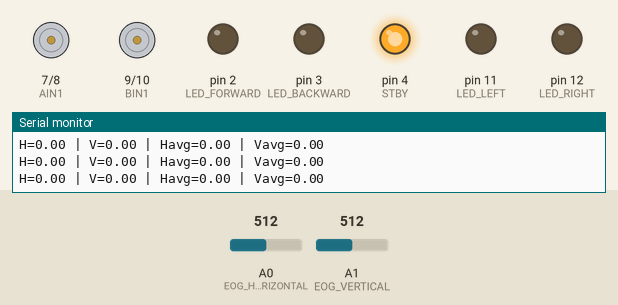
Simulated run of this sketch. Board: Arduino Uno, built with avr-gcc and run on an emulated ATmega328P. Parts: motor-driver pin pairs drawn as motors (green arrow = first pin HIGH = forward, orange = second pin HIGH = backward, longer = more drive, scaled by the enable pin, stopped while the standby pin is LOW), output pins drawn as LEDs (lit = HIGH), the last lines printed to the serial monitor. The test bench sets the inputs (shaded band); at power-on: A0 (EOG_HORIZONTAL) = 512, A1 (EOG_VERTICAL) = 512.

Above: at 3.7 s.
3.8 s: A0 (EOG_HORIZONTAL) set to 533
At 5.0 s:
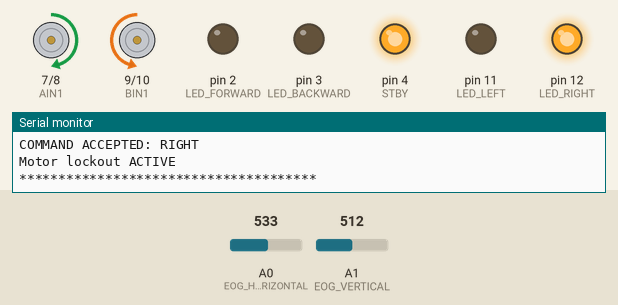
5.3 s: A1 (EOG_VERTICAL) set to 716
At 8.0 s:
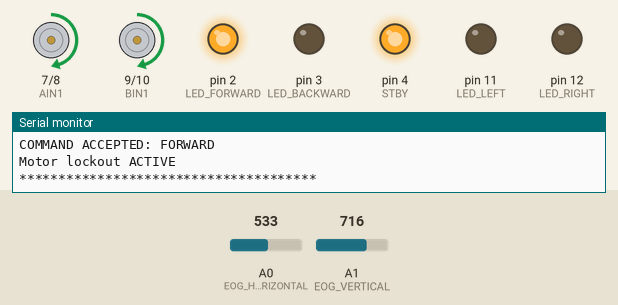
8.3 s: A0 (EOG_HORIZONTAL) set to 306
At 11.1 s:
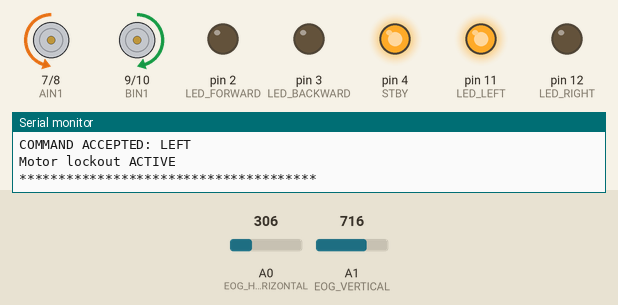
11.3 s: A1 (EOG_VERTICAL) set to 122
At 14.2 s:
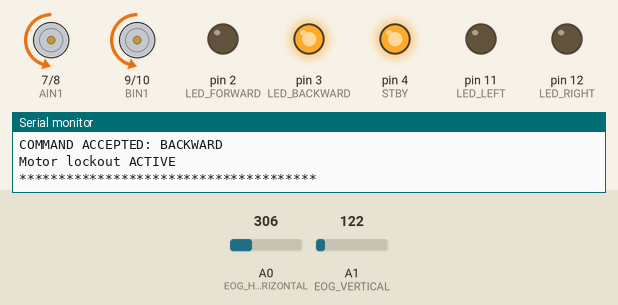
14.3 s: A1 (EOG_VERTICAL) set to 511
At 18.0 s:
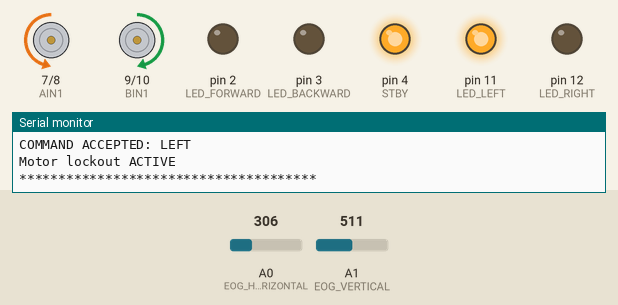
Timing chart, 0 to 18.3 s (numbered marks = the images above; inputs shaded):
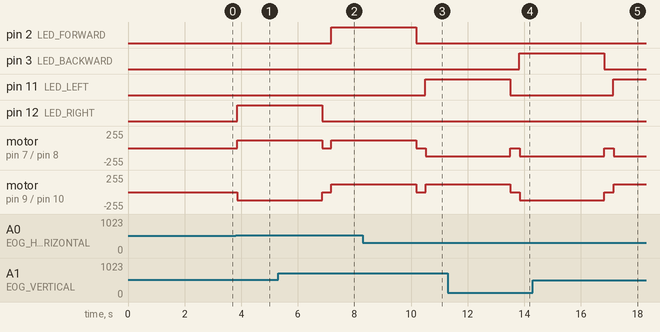

The sketch:

EOG_Wheelchair_Controller_Reconstructed.ino
```cpp
/*
  ================================================================
  EOG-BASED WHEELCHAIR CONTROL - ARDUINO UNO
  ================================================================

  Reconstructed implementation based on the supplied project PDF.

  Documented methodology implemented:
    1. Horizontal EOG -> A0
    2. Vertical EOG   -> A1
    3. Adaptive baseline using 50 resting samples
    4. 5-sample moving-average FIR filter
    5. Primary threshold       = 10
    6. Confirmation threshold  = 8
    7. Stability/history check = previous 3 readings
    8. Orthogonal dominance check
    9. Discrete movement duration = 3000 ms
   10. Motor lockout while a command is executing
   11. TB6612FNG dual H-bridge
   12. Four LEDs for movement feedback
   13. Serial telemetry

  IMPORTANT:
  This is a reconstructed implementation, NOT the original missing
  project code. Pin assignments below are assumed basic connections
  and should be changed if your real circuit is different.

  TEST SAFETY:
  First test with the wheelchair wheels lifted from the ground.
  Do NOT test with a person sitting on the wheelchair until the
  signal polarity, thresholds, motor direction and emergency stop
  behavior have been verified.
*/

// ================================================================
// 1. EOG INPUT PINS
// ================================================================

const int EOG_HORIZONTAL = A0;   // Horizontal EOG amplifier output
const int EOG_VERTICAL   = A1;   // Vertical EOG amplifier output


// ================================================================
// 2. TB6612FNG MOTOR DRIVER
//
// Assumed connection:
//
// TB6612FNG       Arduino UNO
// --------------------------------
// PWMA            D5
// AIN1            D7
// AIN2            D8
// PWMB            D6
// BIN1            D9
// BIN2            D10
// STBY            D4
//
// Motor A = LEFT motor
// Motor B = RIGHT motor
// ================================================================

const int PWMA = 5;
const int AIN1 = 7;
const int AIN2 = 8;

const int PWMB = 6;
const int BIN1 = 9;
const int BIN2 = 10;

const int STBY = 4;


// ================================================================
// 3. LED FEEDBACK
//
// Assumed:
// D2 -> Forward LED
// D3 -> Backward LED
// D11 -> Left LED
// D12 -> Right LED
// ================================================================

const int LED_FORWARD  = 2;
const int LED_BACKWARD = 3;
const int LED_LEFT     = 11;
const int LED_RIGHT    = 12;


// ================================================================
// 4. EOG ALGORITHM PARAMETERS
// ================================================================

const int CALIBRATION_SAMPLES = 50;
const int SAMPLE_SIZE = 5;
const int HISTORY_SIZE = 3;

const float PRIMARY_THRESHOLD = 10.0;
const float CONFIRM_THRESHOLD = 8.0;

// Stability tolerance.
// The PDF specifies comparison with the average of the
// previous 3 readings but does not give an exact tolerance.
// This is therefore an implementation assumption.
const float STABILITY_TOLERANCE = 4.0;

// Movement duration specified by the project document.
const unsigned long MOVEMENT_DURATION = 3000;

// Conservative motor speed for prototype testing.
const int MOTOR_SPEED = 120;


// ================================================================
// 5. EOG POLARITY
//
// Depending on electrode placement and amplifier wiring,
// looking left/right or up/down may produce either polarity.
//
// Start with +1.
// If LEFT and RIGHT are reversed, change H_POLARITY to -1.
// If FORWARD and BACKWARD are reversed, change V_POLARITY to -1.
// ================================================================

const int H_POLARITY = 1;
const int V_POLARITY = 1;


// ================================================================
// 6. MOVEMENT ENUMERATION
// ================================================================

enum Movement {
  NONE,
  FORWARD,
  BACKWARD,
  LEFT,
  RIGHT
};


// ================================================================
// 7. GLOBAL VARIABLES
// ================================================================

// Adaptive baseline
float baselineH = 0.0;
float baselineV = 0.0;

// Moving-average buffers
float hSamples[SAMPLE_SIZE];
float vSamples[SAMPLE_SIZE];

int sampleIndex = 0;
bool filterReady = false;

// History for stability confirmation
float hHistory[HISTORY_SIZE];
float vHistory[HISTORY_SIZE];

int historyIndex = 0;
int historyCount = 0;

// Movement state
bool isMoving = false;
Movement activeMovement = NONE;

unsigned long movementStartTime = 0;

// Telemetry timer
unsigned long lastTelemetry = 0;


// ================================================================
// 8. MOVEMENT NAME
// ================================================================

const char* getMovementName(Movement movement) {

  switch (movement) {

    case FORWARD:
      return "FORWARD";

    case BACKWARD:
      return "BACKWARD";

    case LEFT:
      return "LEFT";

    case RIGHT:
      return "RIGHT";

    default:
      return "NONE";
  }
}


// ================================================================
// 9. LED CONTROL
// ================================================================

void turnOffLEDs() {

  digitalWrite(LED_FORWARD, LOW);
  digitalWrite(LED_BACKWARD, LOW);
  digitalWrite(LED_LEFT, LOW);
  digitalWrite(LED_RIGHT, LOW);
}


void showMovementLED(Movement movement) {

  turnOffLEDs();

  switch (movement) {

    case FORWARD:
      digitalWrite(LED_FORWARD, HIGH);
      break;

    case BACKWARD:
      digitalWrite(LED_BACKWARD, HIGH);
      break;

    case LEFT:
      digitalWrite(LED_LEFT, HIGH);
      break;

    case RIGHT:
      digitalWrite(LED_RIGHT, HIGH);
      break;

    default:
      break;
  }
}


// ================================================================
// 10. MOTOR CONTROL
// ================================================================

void stopMotors() {

  analogWrite(PWMA, 0);
  analogWrite(PWMB, 0);

  digitalWrite(AIN1, LOW);
  digitalWrite(AIN2, LOW);

  digitalWrite(BIN1, LOW);
  digitalWrite(BIN2, LOW);
}


void moveForward() {

  // LEFT MOTOR -> forward
  digitalWrite(AIN1, HIGH);
  digitalWrite(AIN2, LOW);

  // RIGHT MOTOR -> forward
  digitalWrite(BIN1, HIGH);
  digitalWrite(BIN2, LOW);

  analogWrite(PWMA, MOTOR_SPEED);
  analogWrite(PWMB, MOTOR_SPEED);
}


void moveBackward() {

  // LEFT MOTOR -> backward
  digitalWrite(AIN1, LOW);
  digitalWrite(AIN2, HIGH);

  // RIGHT MOTOR -> backward
  digitalWrite(BIN1, LOW);
  digitalWrite(BIN2, HIGH);

  analogWrite(PWMA, MOTOR_SPEED);
  analogWrite(PWMB, MOTOR_SPEED);
}


void moveLeft() {

  // LEFT motor backward
  digitalWrite(AIN1, LOW);
  digitalWrite(AIN2, HIGH);

  // RIGHT motor forward
  digitalWrite(BIN1, HIGH);
  digitalWrite(BIN2, LOW);

  analogWrite(PWMA, MOTOR_SPEED);
  analogWrite(PWMB, MOTOR_SPEED);
}


void moveRight() {

  // LEFT motor forward
  digitalWrite(AIN1, HIGH);
  digitalWrite(AIN2, LOW);

  // RIGHT motor backward
  digitalWrite(BIN1, LOW);
  digitalWrite(BIN2, HIGH);

  analogWrite(PWMA, MOTOR_SPEED);
  analogWrite(PWMB, MOTOR_SPEED);
}


// ================================================================
// 11. ADAPTIVE BASELINE CALIBRATION
//
// The project document specifies 50 resting samples.
//
// Keep the eyes centered and remain still while calibration runs.
// ================================================================

void calibrateEOG() {

  Serial.println();
  Serial.println("========================================");
  Serial.println("       EOG CALIBRATION START");
  Serial.println("========================================");
  Serial.println("Keep eyes centered and remain still.");
  Serial.println("Collecting 50 baseline samples...");
  Serial.println();

  delay(1500);

  long totalH = 0;
  long totalV = 0;

  for (int i = 0; i < CALIBRATION_SAMPLES; i++) {

    int rawH = analogRead(EOG_HORIZONTAL);
    int rawV = analogRead(EOG_VERTICAL);

    totalH += rawH;
    totalV += rawV;

    Serial.print("Calibration sample ");
    Serial.print(i + 1);
    Serial.print("/");
    Serial.println(CALIBRATION_SAMPLES);

    delay(20);
  }

  baselineH = (float)totalH / CALIBRATION_SAMPLES;
  baselineV = (float)totalV / CALIBRATION_SAMPLES;

  Serial.println();
  Serial.println("Calibration complete.");

  Serial.print("Horizontal baseline = ");
  Serial.println(baselineH, 2);

  Serial.print("Vertical baseline   = ");
  Serial.println(baselineV, 2);

  Serial.println();
}


// ================================================================
// 12. MOVING AVERAGE FILTER
//
// Five consecutive samples are averaged.
//
// Filter output = average of the latest 5 EOG samples.
// ================================================================

float readFilteredHorizontal() {

  float current =
    (analogRead(EOG_HORIZONTAL) - baselineH) * H_POLARITY;

  hSamples[sampleIndex] = current;

  float total = 0.0;

  for (int i = 0; i < SAMPLE_SIZE; i++) {
    total += hSamples[i];
  }

  return total / SAMPLE_SIZE;
}


float readFilteredVertical() {

  float current =
    (analogRead(EOG_VERTICAL) - baselineV) * V_POLARITY;

  vSamples[sampleIndex] = current;

  float total = 0.0;

  for (int i = 0; i < SAMPLE_SIZE; i++) {
    total += vSamples[i];
  }

  return total / SAMPLE_SIZE;
}


// ================================================================
// 13. UPDATE SIGNAL HISTORY
// ================================================================

void updateHistory(float h, float v) {

  hHistory[historyIndex] = h;
  vHistory[historyIndex] = v;

  historyIndex++;

  if (historyIndex >= HISTORY_SIZE) {
    historyIndex = 0;
  }

  if (historyCount < HISTORY_SIZE) {
    historyCount++;
  }
}


// ================================================================
// 14. HISTORICAL AVERAGES
// ================================================================

float getAverageH() {

  if (historyCount == 0) {
    return 0.0;
  }

  float total = 0.0;

  for (int i = 0; i < historyCount; i++) {
    total += hHistory[i];
  }

  return total / historyCount;
}


float getAverageV() {

  if (historyCount == 0) {
    return 0.0;
  }

  float total = 0.0;

  for (int i = 0; i < historyCount; i++) {
    total += vHistory[i];
  }

  return total / historyCount;
}


// ================================================================
// 15. STABILITY CHECK
//
// The project specifies that the current filtered signal should
// agree with the average of the previous 3 readings.
//
// A tolerance of 4 ADC-count units is used here because the PDF
// does not specify the exact numerical tolerance.
// ================================================================

bool isStableSignal(float currentH, float currentV) {

  if (historyCount < HISTORY_SIZE) {
    return false;
  }

  float averageH = getAverageH();
  float averageV = getAverageV();

  bool horizontalStable =
    abs(currentH - averageH) <= STABILITY_TOLERANCE;

  bool verticalStable =
    abs(currentV - averageV) <= STABILITY_TOLERANCE;

  return horizontalStable && verticalStable;
}


// ================================================================
// 16. COMMAND DECISION ENGINE
//
// A command requires:
//
//   Instantaneous:
//       |FilteredSignal| > 10
//
//   Historical confirmation:
//       |HistoricalAverage| > 8
//
//   Stability:
//       signal agrees with 3-reading history
//
//   Axis dominance:
//       horizontal command -> |H| > |V|
//       vertical command   -> |V| > |H|
//
// ================================================================

Movement determineMovement(float H, float V) {

  float averageH = getAverageH();
  float averageV = getAverageV();


  // --------------------------------------------------------------
  // HORIZONTAL COMMANDS
  // --------------------------------------------------------------

  if (abs(H) > PRIMARY_THRESHOLD &&
      abs(averageH) > CONFIRM_THRESHOLD) {

    // Reject diagonal/mixed movement
    if (abs(H) > abs(V)) {

      if (!isStableSignal(H, V)) {
        return NONE;
      }

      if (H > 0) {
        return RIGHT;
      }
      else {
        return LEFT;
      }
    }
  }


  // --------------------------------------------------------------
  // VERTICAL COMMANDS
  // --------------------------------------------------------------

  if (abs(V) > PRIMARY_THRESHOLD &&
      abs(averageV) > CONFIRM_THRESHOLD) {

    // Reject diagonal/mixed movement
    if (abs(V) > abs(H)) {

      if (!isStableSignal(H, V)) {
        return NONE;
      }

      if (V > 0) {
        return FORWARD;
      }
      else {
        return BACKWARD;
      }
    }
  }


  return NONE;
}


// ================================================================
// 17. EXECUTE MOVEMENT
// ================================================================

void executeMovement(Movement movement) {

  if (movement == NONE) {
    return;
  }

  // Lock the decision engine while moving.
  isMoving = true;

  activeMovement = movement;

  movementStartTime = millis();

  showMovementLED(movement);

  Serial.println();
  Serial.println("**************************************");
  Serial.print("COMMAND ACCEPTED: ");
  Serial.println(getMovementName(movement));
  Serial.println("Motor lockout ACTIVE");
  Serial.println("**************************************");


  switch (movement) {

    case FORWARD:
      moveForward();
      break;

    case BACKWARD:
      moveBackward();
      break;

    case LEFT:
      moveLeft();
      break;

    case RIGHT:
      moveRight();
      break;

    default:
      stopMotors();
      break;
  }
}


// ================================================================
// 18. RESET SIGNAL HISTORY
//
// Prevents the same eye movement from immediately triggering the
// same command again after the 3-second movement finishes.
// ================================================================

void resetHistory() {

  historyIndex = 0;
  historyCount = 0;

  for (int i = 0; i < HISTORY_SIZE; i++) {
    hHistory[i] = 0.0;
    vHistory[i] = 0.0;
  }
}


// ================================================================
// 19. SETUP
// ================================================================

void setup() {

  Serial.begin(115200);


  // --------------------------------------------------------------
  // EOG
  // --------------------------------------------------------------

  pinMode(EOG_HORIZONTAL, INPUT);
  pinMode(EOG_VERTICAL, INPUT);


  // --------------------------------------------------------------
  // TB6612FNG
  // --------------------------------------------------------------

  pinMode(PWMA, OUTPUT);
  pinMode(AIN1, OUTPUT);
  pinMode(AIN2, OUTPUT);

  pinMode(PWMB, OUTPUT);
  pinMode(BIN1, OUTPUT);
  pinMode(BIN2, OUTPUT);

  pinMode(STBY, OUTPUT);


  // --------------------------------------------------------------
  // LEDs
  // --------------------------------------------------------------

  pinMode(LED_FORWARD, OUTPUT);
  pinMode(LED_BACKWARD, OUTPUT);
  pinMode(LED_LEFT, OUTPUT);
  pinMode(LED_RIGHT, OUTPUT);


  // Enable TB6612FNG
  digitalWrite(STBY, HIGH);


  // Safety startup
  stopMotors();
  turnOffLEDs();


  // --------------------------------------------------------------
  // INITIAL CALIBRATION
  // --------------------------------------------------------------

  calibrateEOG();


  // --------------------------------------------------------------
  // INITIALIZE FILTER BUFFERS
  // --------------------------------------------------------------

  for (int i = 0; i < SAMPLE_SIZE; i++) {
    hSamples[i] = 0.0;
    vSamples[i] = 0.0;
  }

  for (int i = 0; i < HISTORY_SIZE; i++) {
    hHistory[i] = 0.0;
    vHistory[i] = 0.0;
  }

  sampleIndex = 0;
  historyIndex = 0;
  historyCount = 0;
  filterReady = false;


  Serial.println("========================================");
  Serial.println(" EOG WHEELCHAIR CONTROLLER READY");
  Serial.println("========================================");
  Serial.println("H-EOG : A0");
  Serial.println("V-EOG : A1");
  Serial.println("Motor : TB6612FNG");
  Serial.println("Mode  : Discrete EOG control");
  Serial.println();
}


// ================================================================
// 20. LOOP
// ================================================================

void loop() {


  // ==============================================================
  // MOTOR LOCKOUT
  //
  // While moving, NO new EOG command is accepted.
  // ==============================================================

  if (isMoving) {

    if (millis() - movementStartTime >= MOVEMENT_DURATION) {

      stopMotors();
      turnOffLEDs();

      Serial.println();
      Serial.println("--------------------------------------");
      Serial.print("MOVEMENT COMPLETE: ");
      Serial.println(getMovementName(activeMovement));
      Serial.println("Motor lockout RELEASED");
      Serial.println("--------------------------------------");
      Serial.println();


      activeMovement = NONE;

      isMoving = false;


      // Clear command history
      resetHistory();


      // Small dead time
      delay(250);
    }

    return;
  }


  // ==============================================================
  // READ + FILTER EOG
  // ==============================================================

  float filteredH = readFilteredHorizontal();

  float filteredV = readFilteredVertical();


  // Move circular buffer index
  sampleIndex++;

  if (sampleIndex >= SAMPLE_SIZE) {

    sampleIndex = 0;

    filterReady = true;
  }


  // Need five samples before making decisions.
  if (!filterReady) {
    delay(10);
    return;
  }


  // ==============================================================
  // UPDATE HISTORY
  // ==============================================================

  updateHistory(filteredH, filteredV);


  // ==============================================================
  // SERIAL TELEMETRY
  // ==============================================================

  if (millis() - lastTelemetry >= 100) {

    Serial.print("H=");
    Serial.print(filteredH, 2);

    Serial.print(" | V=");
    Serial.print(filteredV, 2);

    Serial.print(" | Havg=");
    Serial.print(getAverageH(), 2);

    Serial.print(" | Vavg=");
    Serial.print(getAverageV(), 2);

    Serial.println();

    lastTelemetry = millis();
  }


  // ==============================================================
  // DECISION ENGINE
  // ==============================================================

  Movement command =
    determineMovement(filteredH, filteredV);


  // ==============================================================
  // EXECUTE VALID COMMAND
  // ==============================================================

  if (command != NONE) {

    executeMovement(command);
  }


  delay(10);
}
```

Measured:
- the behaviour switches between 522 and 523 on A0 (EOG_HORIZONTAL) (found by bisection; images 0 and 1)
- after the input at 3.8 s, pin 12 (LED_RIGHT): LOW → HIGH after 0.06 s; motor on pin 7 (AIN1) / pin 8 (AIN2): stopped → forward 120/255 after 0.06 s; motor on pin 9 (BIN1) / pin 10 (BIN2): stopped → backward 120/255 after 0.06 s
- after the input at 5.3 s, pin 2 (LED_FORWARD): LOW → HIGH after 1.9 s; pin 12 (LED_RIGHT): goes on until 6.9 s, then stays LOW
- after the input at 8.3 s, pin 2 (LED_FORWARD): goes on until 10.2 s, then stays LOW; pin 11 (LED_LEFT): LOW → HIGH after 2.2 s
- after the input at 11.3 s, pin 3 (LED_BACKWARD): LOW → HIGH after 2.5 s; pin 11 (LED_LEFT): goes on until 13.5 s, then stays LOW
- after the input at 14.3 s, pin 3 (LED_BACKWARD): goes on until 16.8 s, then stays LOW; pin 11 (LED_LEFT): LOW → HIGH after 2.9 s
